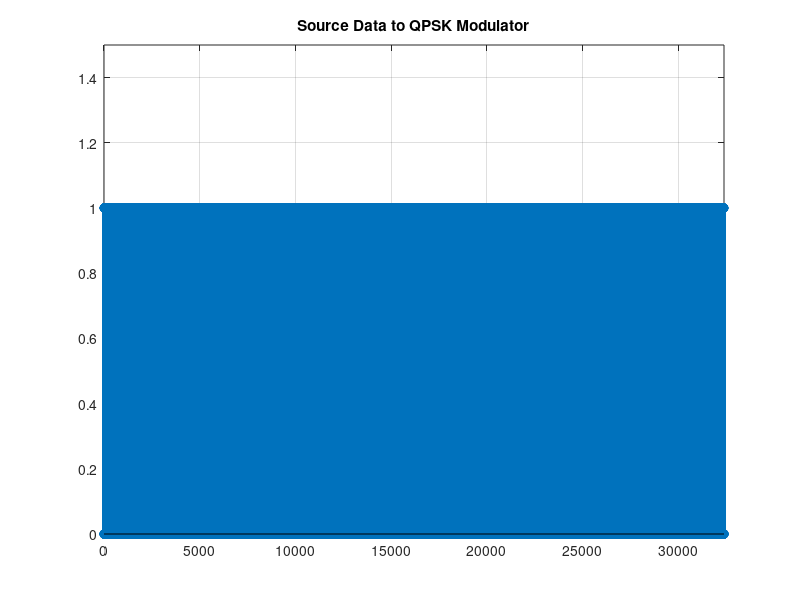

Here is the MATLAB script that generated this plot: (Note: this script raises an error after producing the figure.)
%{
    Library name : Library for QPSK Modulation and Demodulation for AWGN channel with Plots
    eMasters - Communication Systems - Simulation-based Design of 5G NR Wireless Standard - EE922    
    Roll number : 23156022
    Student Name : Venkateswar Reddy Melachervu    
    email : vmela23@iitk.ac.in

    History:
    V1.0.0  -   Initial complete solution - 16-06-2023        
    (C) Venkateswar Reddy Melachervu. 2023-2024.
%}


% QPSK test code

clc;
% Noise parameters
nBits = 32400;     % Number of source bits to transmit
EbNo_dB = 1;     % Eb/No in dB

% Generate random source bits
bits = randi([0, 1], 1, nBits);
% bits = [0 1 0 1 1 1 0 0 1 1 0 1 0 1 0 1 0 0 1 1 1 1 1 0 0 0]; % information
num_of_bits = length(bits);
source_bits_string = sprintf("%d", bits);
disp(['Source bits data: ' source_bits_string]);
disp(['Length of source bits: ' num2str(num_of_bits)]);

% Let's plot the source bits data
figure(1)
stem(bits, 'linewidth',3), grid on;
title('Source Data to QPSK Modulator');
% axis([ 0 11 0 1.5]);
axis([ 0 num_of_bits 0 1.5]);

% qpsk modulation
modulated_symbols = qpsk_modulation(bits);
mod_symbols_string = sprintf("%s", modulated_symbols);
disp(['Modulated data: ' mod_symbols_string]);
disp(['Length of modulated data: ' num2str(length(modulated_symbols))]);

% let's add some AWGN noise
disp(['Adding a noise value of Eb/N0 in dB:' num2str(EbNo_dB)])
noise_power = (10^-5); 
noise = sqrt(noise_power)*randn(size(modulated_symbols));
% received_symbols = add_AWGN(modulated_symbols, EbNo_dB);
received_symbols = modulated_symbols + noise;
received_symbols_string = sprintf("%s", received_symbols);
disp(['Received noisy symbols are: ' received_symbols_string]);

% qpsk - demodulation
demodulated_bits = qpsk_demodulation(received_symbols);
demodulated_bits_string = sprintf("%d", demodulated_bits);
disp(['Demodulated bits are: ' demodulated_bits_string]);

% Calculate bit error rate (BER)
ber = calculate_BER(bits, demodulated_bits);
disp(['BER is: ' num2str(ber)]);


% let's plot demodulated data
figure(3)
stem(demodulated_bits,'linewidth',3) 
title('Demodulated Data');
% axis([ 0 11 0 1.5]), grid on;
axis([ 0 num_of_bits 0 1.5]), grid on;


% QPSK modulation function
function symbols = qpsk_modulation(bits)
    % Convert bits to symbols
    symbols = sqrt(0.5) * (2 * bits(1:2:end) - 1 + 1i * (2 * bits(2:2:end) - 1));
end

% Add some AWGN noise function
function noisy_symbols = add_AWGN(symbols, EbNo_dB)
    % Convert Eb/No from dB to linear scale
    EbNo = 10^(EbNo_dB / 10);
    
    % Calculate symbol energy
    Es = mean(abs(symbols).^2);
    
    % Calculate noise variance
    N0 = Es / (2 * EbNo);
    
    % Generate complex Gaussian noise
    noise = sqrt(N0/2) * (randn(size(symbols)) + 1i * randn(size(symbols)));
    
    % Add noise to symbols
    noisy_symbols = symbols + noise;
end

% QPSK demodulation function
function demodulated_bits = qpsk_demodulation(symbols)
    % Calculate decision threshold
    threshold = 0;
    
    % Perform symbol to bit conversion
    realBits = real(symbols) > threshold;
    imagBits = imag(symbols) > threshold;
    
    % Combine real and imaginary bits
    demodulated_bits = reshape([realBits; imagBits], 1, []);
end

% Calculate bit error rate (BER) function
function ber = calculate_BER(bits, demodulatedBits) 
    % Count bit errors
    nErrors = sum(bits ~= demodulatedBits);
    
    % Calculate bit error rate
    ber = nErrors / numel(bits);
end
    

